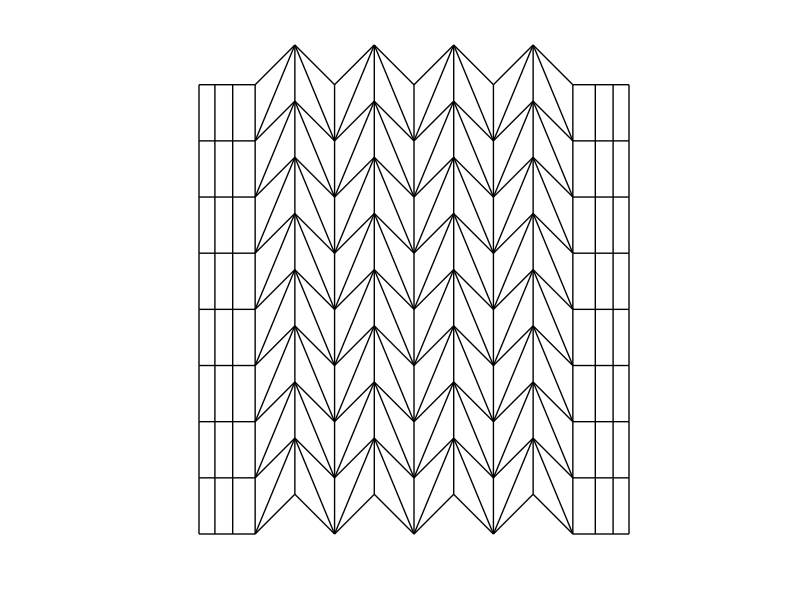

The MATLAB source for this figure: (Note: this script raises an error after producing the figure.)
%Generates figures used for lasercutting origami collapsing cylinder
%Save output figures as .svg then pop over to a cutter
%Nathan Justus - Jan 30, 2024

clear all

%% Define design parameters and cutfile storage location

%Polygon side length
L = 1;
%Polygon number of sides
N = 8;
%Number of collapse sections
M = 4;
%Nozzle Angle (larger angle looks like a cylinder, smaller like a plane)
nozzleTheta = pi/4;
%Exit area ratio (ratio of nozzle area to cylinder area)
A_exit = 0.1;

%Rhombus angle
theta = pi/N;
theta = pi/2-(2*theta);

%Line width for plotting
lw = 1;
%Check if figures folder exists, make it if not
if ~exist('origamiFigures','dir')
    mkdir('origamiFigures');
end
%Make folder to save figures
mkdir('origamiFigures',['N',num2str(N),'M',num2str(M)]);
%File preamble
pbl = ['origamiFigures\',['N',num2str(N),'M',num2str(M)],'\'];
%File ending
fend = ['_N',num2str(N),'M',num2str(M),'.eps'];
%Boolean to close figures after generating and saving
closeTheFigures = false;

%% Generate etch-pattern for main cylinder

%Get x coordinates for rows in the etch
midBits = L:L*cos(theta):2*M*L*cos(theta)+L;
xs = [0,midBits,2*M*L*cos(theta)+2*L];
%y values for a vertical stack of nodes
ys_v1 = [0:L:N*L];
%y values shifted up for the alternating bits
ys_v2 = ys_v1+L*sin(theta);

%Generate y values for a horizontal row of nodes
stepUp = [0,L*sin(theta)];
steps = repmat(stepUp,[1,M]);
ys_h = [0,steps,0,0];

%Set up figure for plotting
fig1 = figure(1);
clf;
hold on;
set(fig1,'Units','inches');

%Plot all the rows
for i = 0:L:N*L
    plot(xs,ys_h+i,'k','LineWidth',lw);
end

%Plot all the columns
for i = 1:numel(xs)
    if ys_h(i)
        ys = ys_v2;
    else
        ys = ys_v1;
    end
    these_xs = ones(N+1,1)*xs(i);
    plot(these_xs,ys,'k','LineWidth',lw);
end

%Plot the diagonal bits
for i = 2:2:2*M
    for j = 1:(numel(ys_v1)-1)
        plot([xs(i),xs(i+1)],[ys_v1(j),ys_v2(j+1)],'k','LineWidth',lw);
        plot([xs(i+1),xs(i+2)],[ys_v2(j+1),ys_v1(j)],'k','LineWidth',lw);
    end
end

%Plot the bits used to make the structural rings at each end
xs_stripe = [L/3-L/20,2*L/3-L/15];
xs_stripe = [xs_stripe,2*M*L*cos(theta)+2*L-fliplr(xs_stripe)];
for i = 1:numel(xs_stripe)
    these_xs = ones(size(ys_v1))*xs_stripe(i);
    plot(these_xs,ys_v1,'k','LineWidth',lw);
end

set(gca,'xtick',[])
set(gca,'xticklabel',[])
set(gca,'ytick',[])
set(gca,'yticklabel',[])
set(gca,'visible','off');
axis equal;
axis off;

axis([min(xs),max(xs),min(ys_v1),max(ys_v2)]);
fig1.Position = [1,1,max(xs)-min(xs),max(ys_v2)-min(ys_v1)];
exportgraphics(fig1,[pbl,'CylinderEtch',fend]);

%% Generate the cut pattern outline for the main cylinder

%Can do a separate figure or just plot a different color on the same plot
fig2 = figure(2);
clf;
hold on;
set(fig2,'Units','inches');

%Bottom edge
plot(xs,ys_h,'r','LineWidth',lw);
%Top edge
plot(xs,ys_h+N*L,'r','LineWidth',lw);
%Left edge
plot(xs(1)*ones(size(ys_v1)),ys_v1,'r','LineWidth',lw);
%Right edge
plot(xs(end)*ones(size(ys_v1)),ys_v1,'r','LineWidth',lw);

set(gca,'xtick',[])
set(gca,'xticklabel',[])
set(gca,'ytick',[])
set(gca,'yticklabel',[])
set(gca,'visible','off');
axis equal;
axis off;

axis([min(xs),max(xs),min(ys_v1),max(ys_v2)]);
fig2.Position = [1,1,max(xs)-min(xs),max(ys_v2)-min(ys_v1)];
exportgraphics(fig2,[pbl,'CylinderCut',fend]);

%% Generate the etch pattern for the nozzle

%Figure prep
fig3 = figure(3);
clf;
hold on;
set(fig3,'Units','inches');

%Radius of polygon inscribed circle
R = L/(2*tan(pi/N));
%Length from center of a polygon edge to the tip of nozzle cylinder
%(pretending that it extends all the way to the thruster central axis)
nozzleL = R/cos(nozzleTheta);

%Angle to rotate around for rolled-out nozzle
dtheta = 2*atan2(L/2,nozzleL);
thetas = [0:dtheta:N*dtheta];

%Like nozzleL but for a polygon vertex instead of edge center
nozzleH = norm([nozzleL,L/2]);
%Add a little bit to make the tags to attach the nozzle to the cylinder
tagL = nozzleH + L/3;

%Exit area ratio is squared linear ratio of polygon sides
linearRatio = sqrt(A_exit);
nozzleR = linearRatio*nozzleH;

%Save points for relevant rings for the rolled-out nozzle
inner = zeros(2,N+1);
outer = zeros(2,N+1);
flap = zeros(2,N+1);
for i = 1:numel(thetas)
    inner(1,i) = nozzleR*cos(thetas(i));
    inner(2,i) = nozzleR*sin(thetas(i));
    outer(1,i) = nozzleH*cos(thetas(i));
    outer(2,i) = nozzleH*sin(thetas(i));
    flap(1,i) = tagL*cos(thetas(i));
    flap(2,i) = tagL*sin(thetas(i));
end

%Plot the inner and outer rings
for i = 1:N
    plot(inner(1,i:(i+1)),inner(2,i:(i+1)),'k','LineWidth',lw);
    plot(outer(1,i:(i+1)),outer(2,i:(i+1)),'k','LineWidth',lw);
end
%Plot the radial lines
for i = 1:N
    plot([inner(1,i),flap(1,i)],[inner(2,i),flap(2,i)],'k','LineWidth',lw);
end
if mod(N,2) == 0
    plot([inner(1,N+1),outer(1,N+1)],[inner(2,N+1),outer(2,N+1)],'k','LineWidth',lw);
else
    plot([inner(1,N+1),flap(1,N+1)],[inner(2,N+1),flap(2,N+1)],'k','LineWidth',lw);
end
%Plot the flap outer edges
for i = 1:2:N
    plot(flap(1,i:(i+1)),flap(2,i:(i+1)),'k','LineWidth',lw);
end

lows = min([inner,outer,flap]')';
highs = max([inner,outer,flap]')';

set(gca,'xtick',[])
set(gca,'xticklabel',[])
set(gca,'ytick',[])
set(gca,'yticklabel',[])
set(gca,'visible','off');
axis equal;
axis off;

axis([lows(1),highs(1),lows(2),highs(2)]);
fig3.Position = [1,1,highs(1)-lows(1),highs(2)-lows(2)];
exportgraphics(fig3,[pbl,'NozzleEtch',fend]);

%% Generate nozzle cut pattern outline

%Can do a separate figure or just plot a different color on the same plot
fig4 = figure(4);
clf;
hold on;
set(fig4,'Units','inches');

nFlapUnits = floor(N/2);

edgePoints = [];
edgePoints = [edgePoints,fliplr(inner)];

for i = 1:nFlapUnits
    index = 2*i-1;
    edgePoints = [edgePoints,flap(:,index),flap(:,index+1),outer(:,index+1),outer(:,index+2)];
end

if mod(N,2)
    edgePoints = [edgePoints,flap(:,end-1),flap(:,end)];
end

edgePoints = [edgePoints,inner(:,end)];

plot(edgePoints(1,:),edgePoints(2,:),'r','LineWidth',lw);

set(gca,'xtick',[])
set(gca,'xticklabel',[])
set(gca,'ytick',[])
set(gca,'yticklabel',[])
set(gca,'visible','off');
axis equal;
axis off;

axis([lows(1),highs(1),lows(2),highs(2)]);
fig4.Position = [1,1,highs(1)-lows(1),highs(2)-lows(2)];
exportgraphics(fig4,[pbl,'NozzleCut',fend]);

%% Plot Checkvalve Cap Etch

fig5 = figure(5);
clf;
hold on;
set(fig5,'Units','inches');

H1 = L/(2*sin(pi/N));
H2 = H1 + L/3;

R = 7*H1/12;

thetas = linspace(0,2*pi,N+1);

edgePoints = [];
outEdgePoints = [];

for i = 1:numel(thetas)
    edgePoints = [edgePoints,[H1*cos(thetas(i));H1*sin(thetas(i))]];
    outEdgePoints = [outEdgePoints,[H2*cos(thetas(i));H2*sin(thetas(i))]];
end

for i = 1:floor(N/2)
    index = 2*i-1;
    edgePoints = [edgePoints,outEdgePoints(:,index),outEdgePoints(:,index+1),edgePoints(:,index+1),edgePoints(:,index+2)];
end

if mod(N,2)
    edgePoints = [edgePoints,outEdgePoints(:,end-1),outEdgePoints(:,end)];
end

thetas_circle = linspace(0,2*pi,101);

plot(edgePoints(1,:),edgePoints(2,:),'k','LineWidth',lw);
plot(R*cos(thetas_circle),R*sin(thetas_circle),'k','LineWidth',lw);

lows = min(edgePoints')';
highs = max(edgePoints')';

set(gca,'xtick',[])
set(gca,'xticklabel',[])
set(gca,'ytick',[])
set(gca,'yticklabel',[])
set(gca,'visible','off');
axis equal;
axis off;

axis([lows(1),highs(1),lows(2),highs(2)]);
fig5.Position = [1,1,highs(1)-lows(1),highs(2)-lows(2)];
exportgraphics(fig5,[pbl,'CheckValveEtch',fend]);

%% Plot Checkvalve Cap Cut

fig6 = figure(6);
clf;
hold on;
set(fig6,'Units','inches');
xticks();
yticks();
xticklabels();
yticklabels();
axis equal;
axis off;

H1 = L/(2*sin(pi/N));
H2 = H1 + L/3;

R = 7*H1/12;

thetas = linspace(0,2*pi,N+1);

edgePoints = [];
outEdgePoints = [];

for i = 1:numel(thetas)
    edgePoints = [edgePoints,[H1*cos(thetas(i));H1*sin(thetas(i))]];
    outEdgePoints = [outEdgePoints,[H2*cos(thetas(i));H2*sin(thetas(i))]];
end

for i = 1:floor(N/2)
    index = 2*i-1;
    edgePoints = [edgePoints,outEdgePoints(:,index),outEdgePoints(:,index+1),edgePoints(:,index+1),edgePoints(:,index+2)];
end

if mod(N,2)
    edgePoints = [edgePoints,outEdgePoints(:,end-1),outEdgePoints(:,end)];
end

thetas_circle = linspace(0,2*pi,101);

plot(edgePoints(1,N+1:end),edgePoints(2,N+1:end),'r','LineWidth',lw);
plot(R*cos(thetas_circle),R*sin(thetas_circle),'r','LineWidth',lw);

set(gca,'xtick',[])
set(gca,'xticklabel',[])
set(gca,'ytick',[])
set(gca,'yticklabel',[])
set(gca,'visible','off');
axis equal;
axis off;

axis([lows(1),highs(1),lows(2),highs(2)]);
fig6.Position = [1,1,highs(1)-lows(1),highs(2)-lows(2)];
exportgraphics(fig6,[pbl,'CheckValveCut',fend]);

%% Plot Valve

fig7 = figure(7);
clf;
hold on;
set(fig7,'Units','inches');
xticks();
yticks();
xticklabels();
yticklabels();
axis equal;
axis off;

H1 = L/(2*sin(pi/N));
H2 = H1 + L/3;

R = 7*H1/12;

ValveR = (H1+R)/2;

thetas = linspace(0,2*pi,N+1);

edgePoints = [];

for i = 1:numel(thetas)
    edgePoints = [edgePoints,[ValveR*cos(thetas(i));ValveR*sin(thetas(i))]];
end

plot(edgePoints(1,:),edgePoints(2,:),'r','LineWidth',lw);

lows = min(edgePoints')';
highs = max(edgePoints')';

set(gca,'xtick',[])
set(gca,'xticklabel',[])
set(gca,'ytick',[])
set(gca,'yticklabel',[])
set(gca,'visible','off');
axis equal;
axis off;

axis([lows(1),highs(1),lows(2),highs(2)]);
fig7.Position = [1,1,highs(1)-lows(1),highs(2)-lows(2)];
exportgraphics(fig7,[pbl,'ValveCut',fend]);

if closeTheFigures
    close all
end

